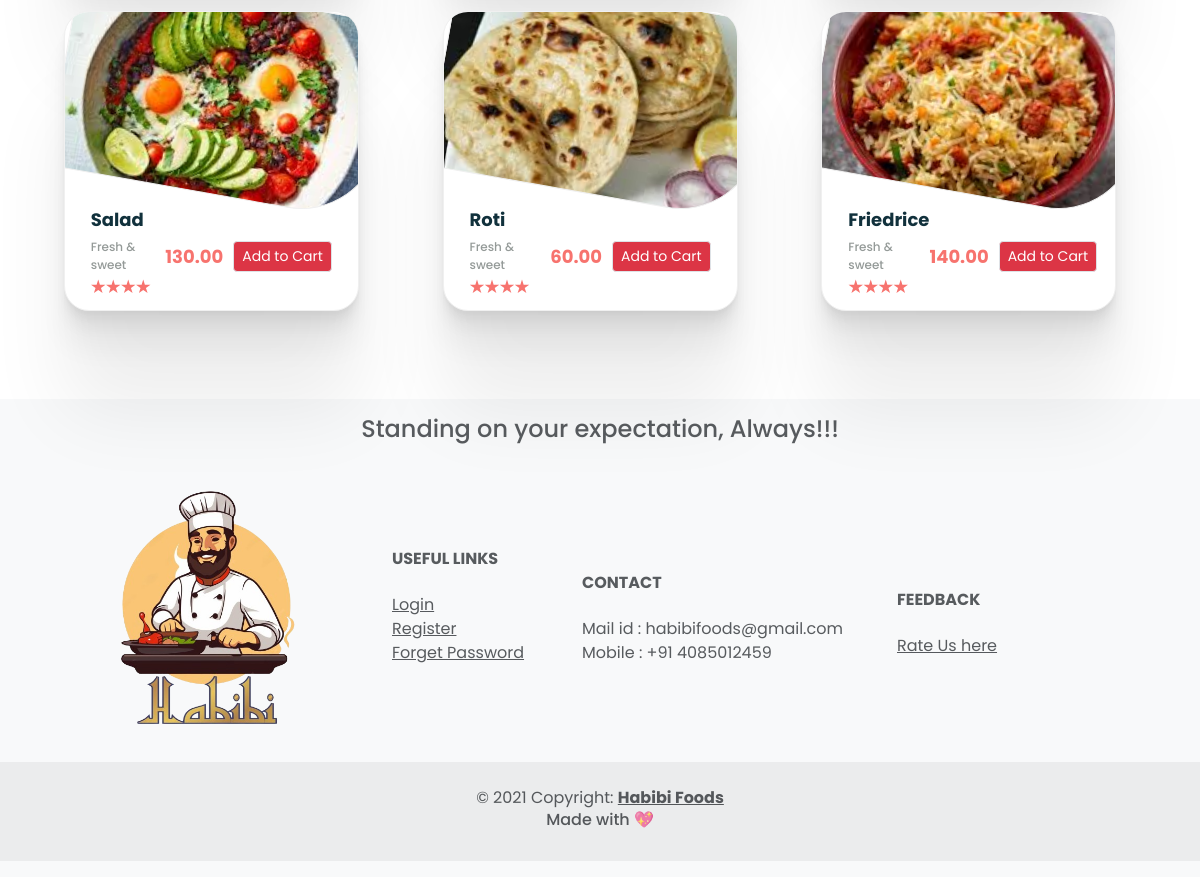
The page /menu/ (signed in, lower part) on the database as committed earlier.
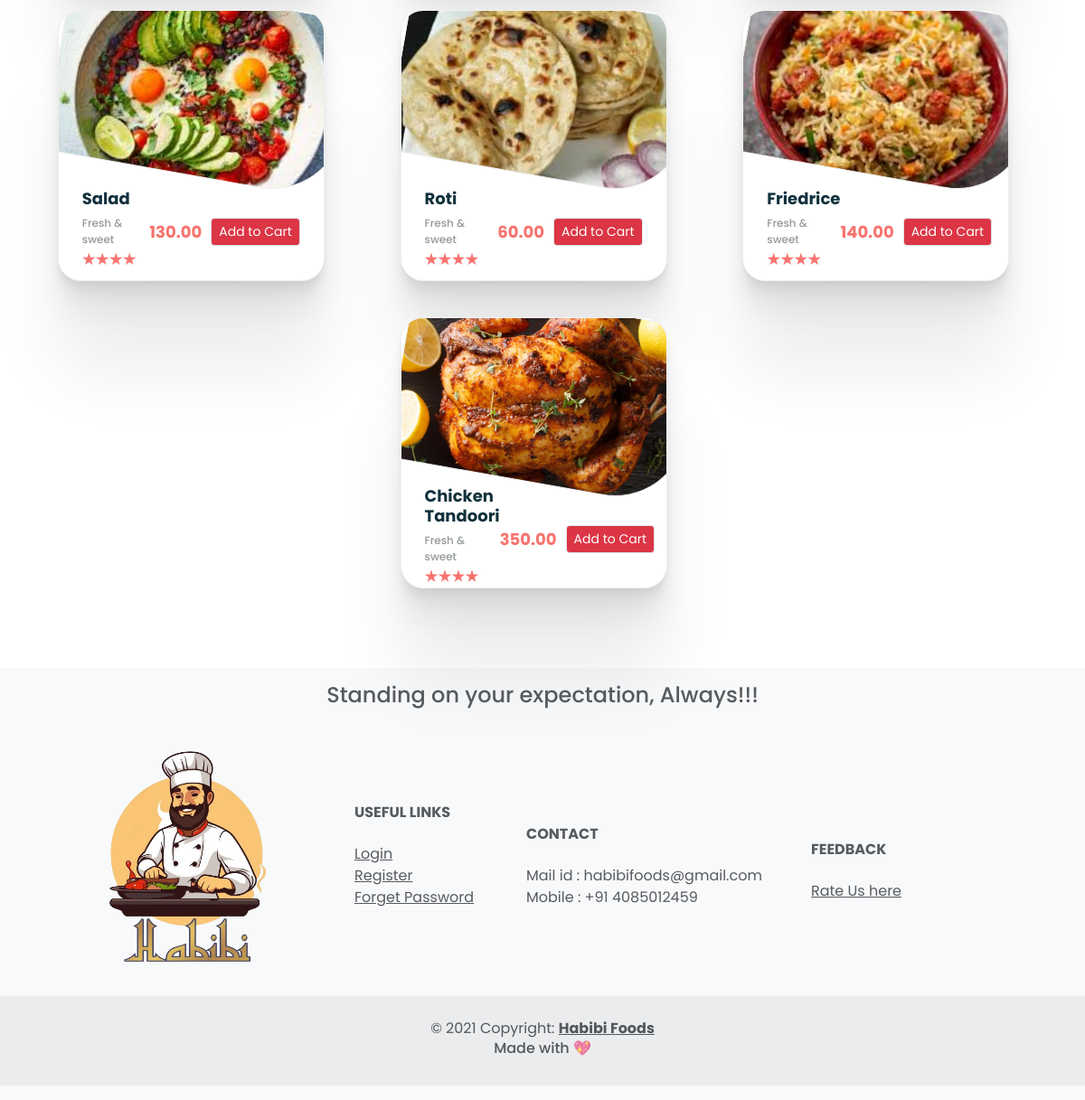
The same page on the database as committed later.
### restaurant/models.py (models this page shows)
class foodItems(models.Model):
    name = models.CharField(max_length=255)
    price = models.DecimalField(max_digits=10, decimal_places=2)
    image = models.ImageField(upload_to='images/')
    restaurantName = models.CharField(max_length=50)

### menu/views.py (the view, shortened to what this page needs)
# urls.py: path('menu/',menuviews.menu,name = 'menu'),
@login_required
def menu(request):
    user = request.user
    query = request.GET.get('q')
    foods = foodItems.objects.all()
    if query:
        foods = foods.filter(Q(name__icontains=query))
    cartEmpty = True
    if hasattr(user, 'customeruser'):
        name = user.customeruser.name
    else:
        name = "No name found"
    if 'cart' not in request.session:
        request.session['cart'] = {}
    list_restaurant = restaurantUser.objects.all()
    return render(request, 'index1.html', {
        'name': name,
        'foodItems': foods,
        'cart': request.session.get('cart', {}),
        'Empty': cartEmpty,
        'restaurant_list': list_restaurant
    })

### menu/templates/index1.html (shortened to what this page needs)
<!DOCTYPE html>
<html>
{% load static %}
<head>
    <link href="https://cdn.jsdelivr.net/npm/bootstrap@5.3.3/dist/css/bootstrap.min.css" rel="stylesheet"
>
    <link rel="stylesheet" href="https://cdn.jsdelivr.net/npm/bootstrap-icons@1.11.1/font/bootstrap-icons.css"
>
    <link rel="stylesheet" href={% static 'style.css' %}>
</head>
<body>
    {% include "header.html" %}
    <br>
    <br>
    <section class="cards d-flex justify-content-evenly flex-wrap">
        {% if foodItems is None %}
        <p>Khana Nhi milega</p>
        {% else %}
        {% for food in foodItems %}
        <div class="outer overflow-hidden">
            <div class="inner"
                style="background: url(/media/{{ food.image }}) no-repeat center center/cover; height: 200px;"></div>
            <div class="item d-flex align-items-center">
                <div class="item-details flex-grow-1">
                    <div class="item-name">
                        <h4>{{ food.name }}</h4>
                        <p>Fresh & sweet</p>
                    </div>
                    <div class="rating">
                        <div></div>
                        <div></div>
                        <div></div>
                        <div></div>
                    </div>
                </div>
                <div class="item-price-and-cart d-flex align-items-center">
                    <div class="item-price">
                        <p>{{ food.price }}</p>
                    </div>
                    <form action="#" method="post">
                        <div class="cart ml-4">
                            {% if food.id|stringformat:"s" in cart %}
                            <input type="submit" class="btn btn-success border btn-sm added-to-cart"
                                value="Added to Cart" disabled>
                            {% else %}
                            <input type="submit" class="btn btn-danger border btn-sm" value="Add to Cart">
                            {% endif %}
                        </div>
                    </form>
                </div>
            </div>
        </div>
        {% endfor %}
        {% endif %}
    </section>
    {% include "footer.html" %}
</body>
</html>

Rows that differ between the two databases and show on the page:
added foodItems: image (picture), name "Chicken Tandoori", price "350.00"
